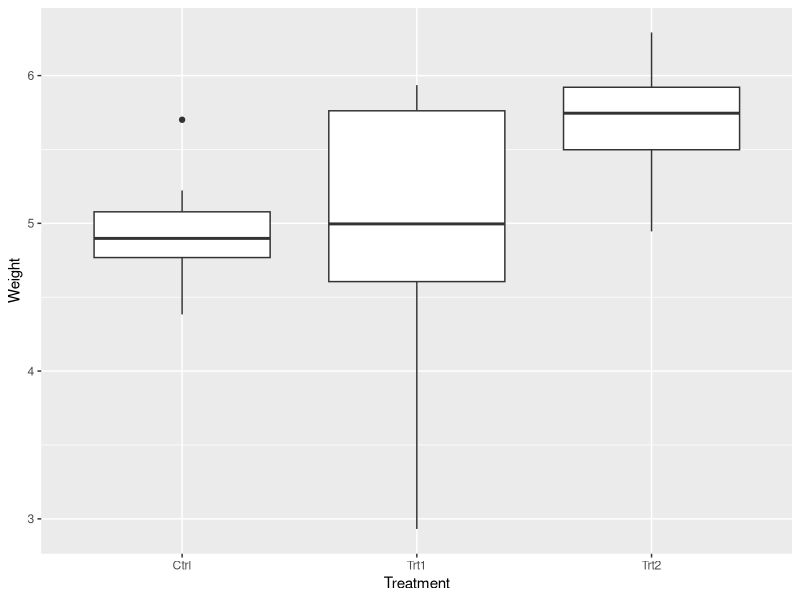
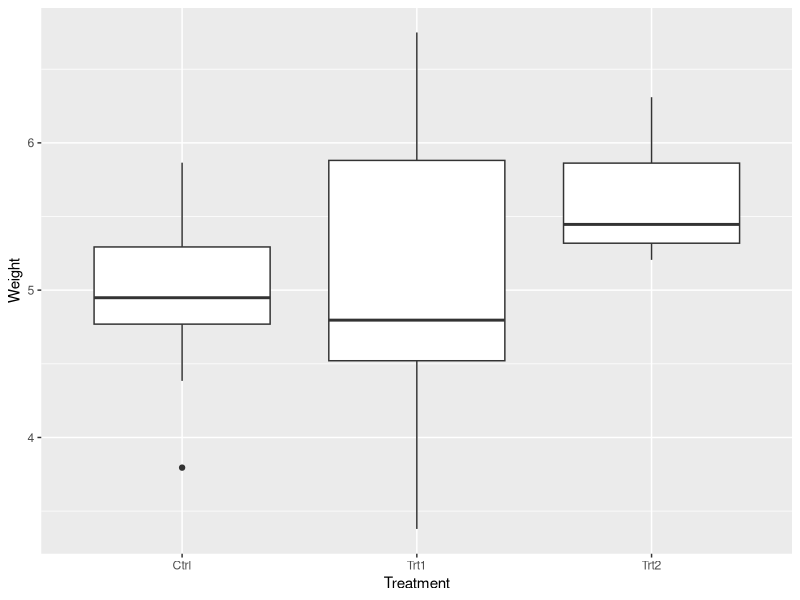

Recreate these plots in R, in order.
## ---- chunk 1
# I expect to see that the control mean being different than the treatments then the p value will be significant
library(sqldf)
library(dplyr)
library(tidyverse)
library(ggplot2)
data("PlantGrowth")
z<-PlantGrowth
## ---- chunk 2
#Data set for normal distribution
ControlData <- filter(z,group=="ctrl")
mean(ControlData$weight)
sd(ControlData$weight)

Treatment1 <- filter(z,group=="trt1")
mean(Treatment1$weight)
sd(Treatment1$weight)

Treatment2 <- filter(z, group=="trt2")
mean(Treatment2$weight)
sd(Treatment2$weight)

## ---- chunk 3
#Random data set and data frame
Ctrl <- rnorm(n=10, mean=5.032, sd
                     =0.58)

Trt1 <- rnorm(n=10, mean=4.66, sd
                     =0.79)
Trt2 <- rnorm(n=10, mean=5.526, sd
                     =0.44)
df <- data.frame(Ctrl,Trt1,Trt2, stringsAsFactors = FALSE)

dff <- df %>% pivot_longer(cols=c('Ctrl', 'Trt1', 'Trt2'),names_to='Treatment',values_to='Weight') 

## ---- chunk 4
#Anova and graph
original.aov <- aov(Weight ~ Treatment, data = dff)
summary(original.aov)

ggplot(dff, aes(x = Treatment, y = Weight)) +
  geom_boxplot()

## ---- chunk 5
#Same Parameters, different numbers
Ctrl <- rnorm(n=10, mean=5.032, sd
                     =0.58)

Trt1 <- rnorm(n=10, mean=4.66, sd
                     =0.79)
Trt2 <- rnorm(n=10, mean=5.526, sd
                     =0.44)
df <- data.frame(Ctrl,Trt1,Trt2, stringsAsFactors = FALSE)

dff <- df %>% pivot_longer(cols=c('Ctrl', 'Trt1', 'Trt2'),names_to='Treatment',values_to='Weight') 

original.aov <- aov(Weight ~ Treatment, data = dff)
summary(original.aov)

ggplot(dff, aes(x = Treatment, y = Weight)) +
  geom_boxplot()
## ---- chunk 6
#Adjusting Means
Ctrl <- rnorm(n=10, mean=1.032, sd
              =0.58)

Trt1 <- rnorm(n=10, mean=1.66, sd
              =0.79)
Trt2 <- rnorm(n=10, mean=1.526, sd
              =0.44)
df <- data.frame(Ctrl,Trt1,Trt2, stringsAsFactors = FALSE)

dff2 <- df %>% pivot_longer(cols=c('Ctrl', 'Trt1', 'Trt2'),names_to='Treatment',values_to='Weight') 

aov2 <- aov(Weight ~ Treatment, data = dff2)
summary(aov2)
